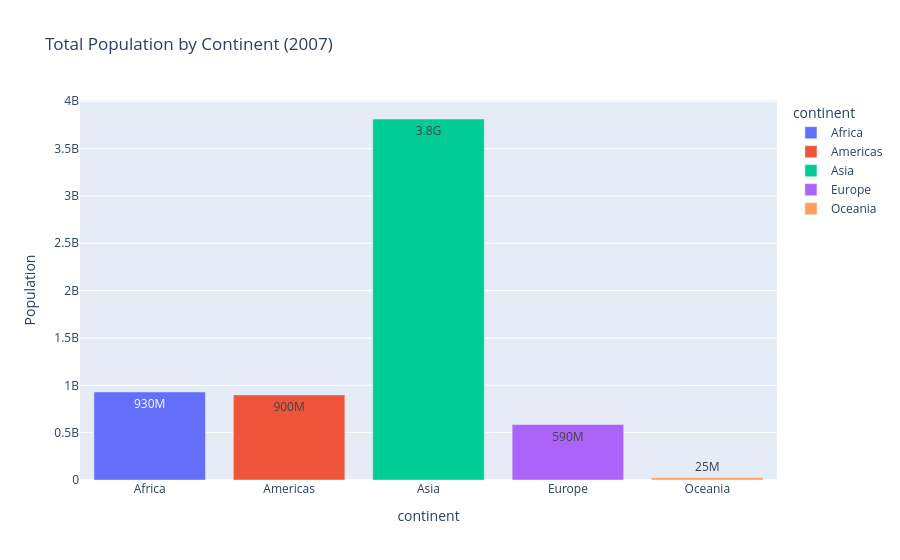

Notebook cell for this chart:
### Code cell
# Bar chart
df_bar = df_2007.groupby('continent')['pop'].sum().reset_index()
fig = px.bar(
    df_bar, x='continent', y='pop',
    color='continent',
    title='Total Population by Continent (2007)',
    labels={'pop': 'Population'},
    text_auto='.2s'
)
fig.show()

### Figure 1 — Plotly figure (JSON) as saved in the notebook; plotly's stock layout.template omitted (floating-point values rounded to 4 significant figures)
{"data": [{"hovertemplate": "continent=%{x}<br>Population=%{y}<extra></extra>", "legendgroup": "Africa", "marker": {"color": "#636efa", "pattern": {"shape": ""}}, "name": "Africa", "orientation": "v", "showlegend": true, "textposition": "auto", "texttemplate": "%{y:.2s}", "x": ["Africa"], "xaxis": "x", "y": [929539692], "yaxis": "y", "type": "bar"}, {"hovertemplate": "continent=%{x}<br>Population=%{y}<extra></extra>", "legendgroup": "Americas", "marker": {"color": "#EF553B", "pattern": {"shape": ""}}, "name": "Americas", "orientation": "v", "showlegend": true, "textposition": "auto", "texttemplate": "%{y:.2s}", "x": ["Americas"], "xaxis": "x", "y": [898871184], "yaxis": "y", "type": "bar"}, {"hovertemplate": "continent=%{x}<br>Population=%{y}<extra></extra>", "legendgroup": "Asia", "marker": {"color": "#00cc96", "pattern": {"shape": ""}}, "name": "Asia", "orientation": "v", "showlegend": true, "textposition": "auto", "texttemplate": "%{y:.2s}", "x": ["Asia"], "xaxis": "x", "y": [3811953827], "yaxis": "y", "type": "bar"}, {"hovertemplate": "continent=%{x}<br>Population=%{y}<extra></extra>", "legendgroup": "Europe", "marker": {"color": "#ab63fa", "pattern": {"shape": ""}}, "name": "Europe", "orientation": "v", "showlegend": true, "textposition": "auto", "texttemplate": "%{y:.2s}", "x": ["Europe"], "xaxis": "x", "y": [586098529], "yaxis": "y", "type": "bar"}, {"hovertemplate": "continent=%{x}<br>Population=%{y}<extra></extra>", "legendgroup": "Oceania", "marker": {"color": "#FFA15A", "pattern": {"shape": ""}}, "name": "Oceania", "orientation": "v", "showlegend": true, "textposition": "auto", "texttemplate": "%{y:.2s}", "x": ["Oceania"], "xaxis": "x", "y": [24549947], "yaxis": "y", "type": "bar"}], "layout": {"barmode": "relative", "legend": {"title": {"text": "continent"}, "tracegroupgap": 0}, "title": {"text": "Total Population by Continent (2007)"}, "xaxis": {"anchor": "y", "categoryarray": ["Africa", "Americas", "Asia", "Europe", "Oceania"], "categoryorder": "array", "domain": [0.0, 1.0], "title": {"text": "continent"}}, "yaxis": {"anchor": "x", "domain": [0.0, 1.0], "title": {"text": "Population"}}}}
